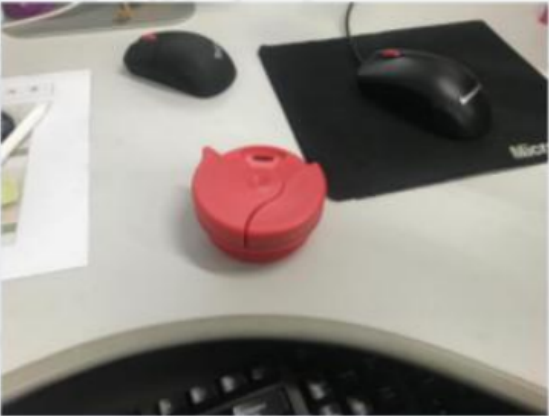
//> input picture build/5.png, 549 x 416 px
$ ./main3   (built with g++ and OpenCV 4)
//> lines starting //> are read from the running program, lines starting //| are printed output that depends on the picture; after the words box and inside, x2 and y2 are one past the last pixel; in counts of white or black regions, pixels touching at a corner belong together
#include "stdio.h"
#include <opencv2/opencv.hpp>
#include <iostream>
#include <fstream>
#include<opencv2/imgproc/imgproc_c.h>

using namespace std;
using namespace cv;
bool draw;
Mat src;
Mat roi;
Point cursor;
Rect rect;
void onMouse(int event, int x, int y, int flags, void *param);
int main(int argc, char** argv)
{

    src = imread("/home/stringwind-lqh/C And C++ Code/build/5.png");
//> src is the input picture: 416 rows x 549 cols, CV_8UC3; mean B, G, R 129.9, 136.1, 142.9
    namedWindow("Image");
    imshow("Image", src);
    setMouseCallback("Image", onMouse, NULL);
    waitKey(0);
//> the left mouse button is pressed at (137, 104)
//> the mouse is dragged to (274, 208)
//> the mouse is dragged to (411, 312)
//> the button is released at (411, 312)
//> call 4 of onMouse, with event = 4, x = 411, y = 312, flags = 0
//> in onMouse (call 4), `roi = img(Rect(rect.x, rect.y, rect.width, rect.height));`:
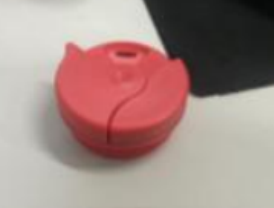
//> roi: 208 rows x 274 cols, CV_8UC3; mean B, G, R 134.6, 139.5, 164.9
//> in onMouse (call 4), `rectangle(img, rect, Scalar(0, 0, 255), 2);`:
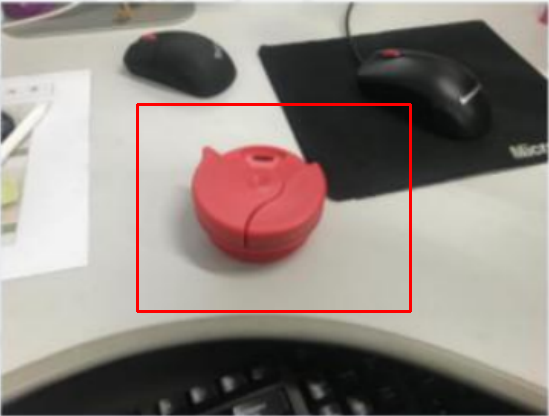
//> img: 416 rows x 549 cols, CV_8UC3; 1.26% of pixels changed, all inside (x1, y1, x2, y2) = (136, 103, 412, 313)
    return 0;
}
void onMouse(int event, int x, int y, int flags, void *param)
{
    Mat img = src.clone();
    switch (event)
    {
    case EVENT_LBUTTONDOWN:
        cursor = Point(x, y);
        rect = Rect(x, y, 0, 0);
        draw = true;
        break;


    case EVENT_LBUTTONUP:
        if (rect.height > 0 && rect.width > 0)
        {
            roi = img(Rect(rect.x, rect.y, rect.width, rect.height));//将img中的矩形区域复制给roi，并显示在SignROI窗口
            rectangle(img, rect, Scalar(0, 0, 255), 2);
            namedWindow("SignROI");
            imshow("SignROI", img);
            src.copyTo(img);  //还原
            imshow("Image", img);
            namedWindow("ROI");
            imshow("ROI", roi);  //显示ROI图像
            waitKey(0);
        }
		draw = false;
        break;
    case EVENT_MOUSEMOVE:
        if (draw)
        {
            rect.x = MIN(x, cursor.x);
            rect.y = MIN(y, cursor.y);
            rect.width = abs(cursor.x - x);
            rect.height = abs(cursor.y - y);
            rect &= Rect(0, 0, src.cols, src.rows);
        }
        break;
    }
}

$ run again, with build/3.png copied over build/5.png
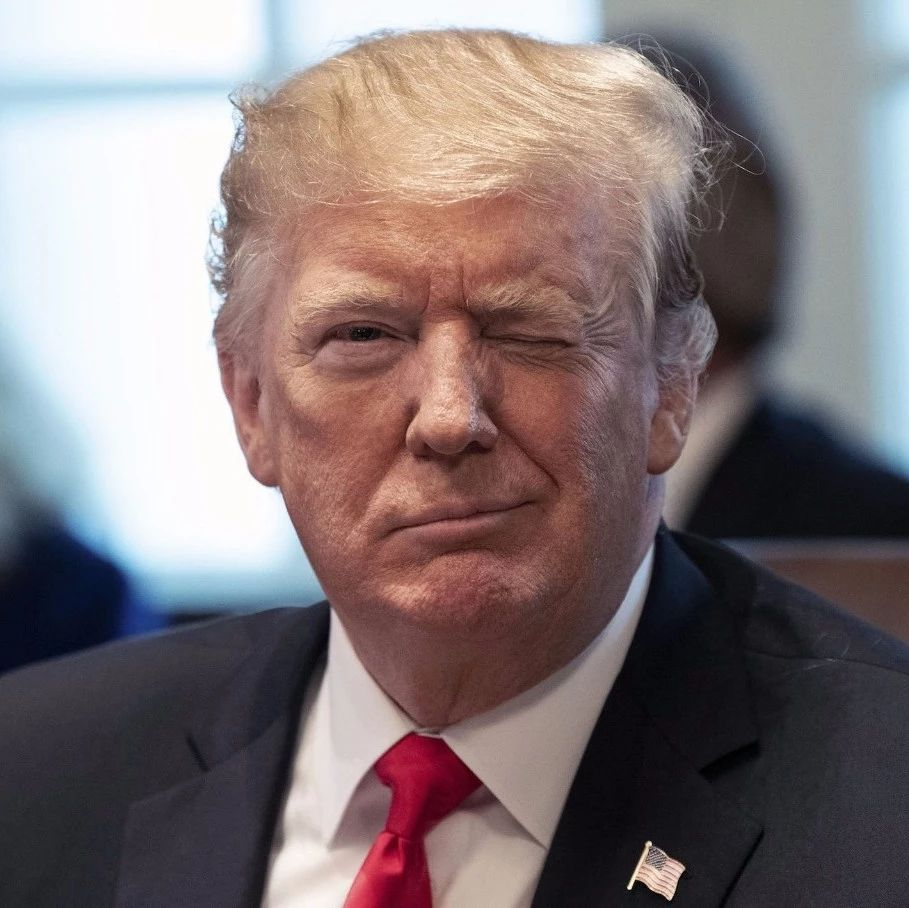
//> input picture build/3.png, 909 x 908 px
//> src is the input picture: 908 rows x 909 cols, CV_8UC3; mean B, G, R 119, 117.7, 130.3
//> in onMouse (call 4), `roi = img(Rect(rect.x, rect.y, rect.width, rect.height));`:
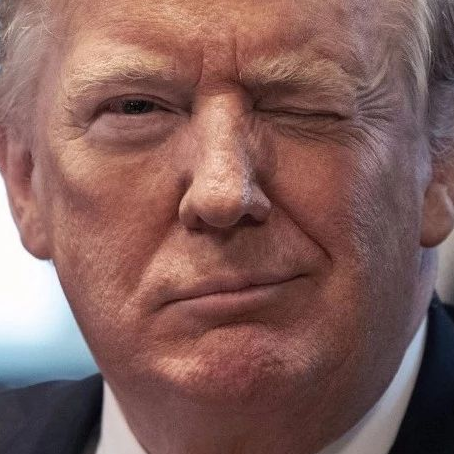
//> roi: 454 rows x 454 cols, CV_8UC3; mean B, G, R 91.2, 95.2, 130.8
//> in onMouse (call 4), `rectangle(img, rect, Scalar(0, 0, 255), 2);`:
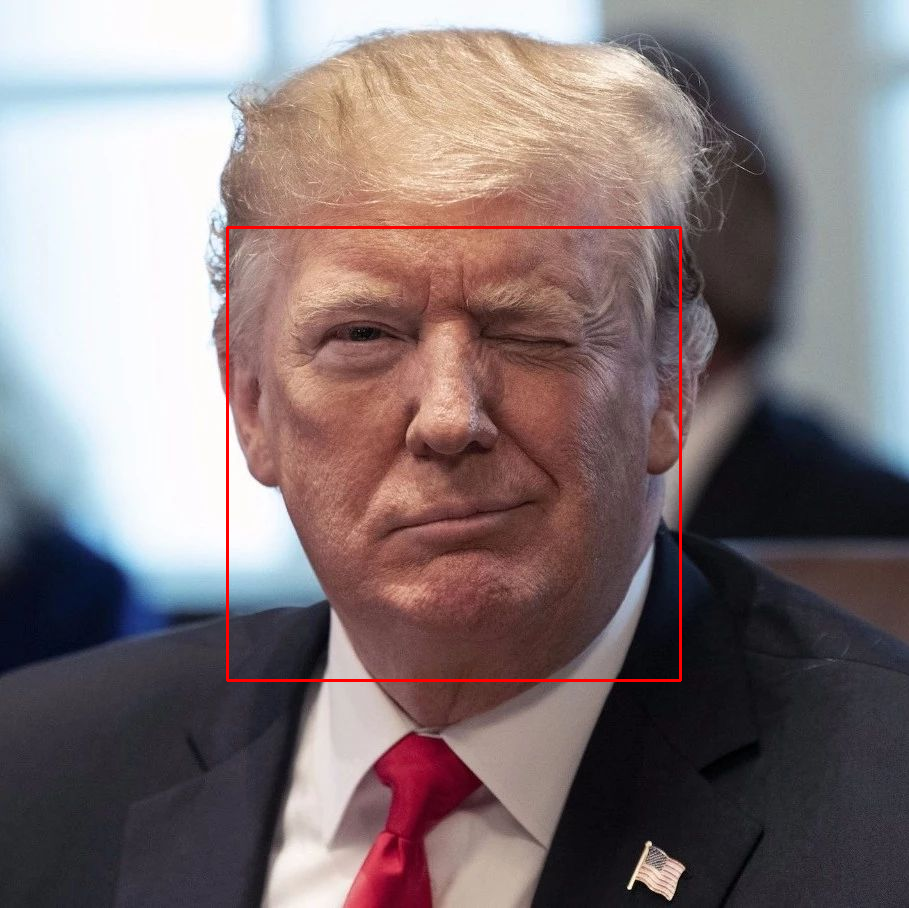
//> img: 908 rows x 909 cols, CV_8UC3; 0.66% of pixels changed, all inside (x1, y1, x2, y2) = (226, 226, 682, 682)

$ run again, with build/6.png copied over build/5.png
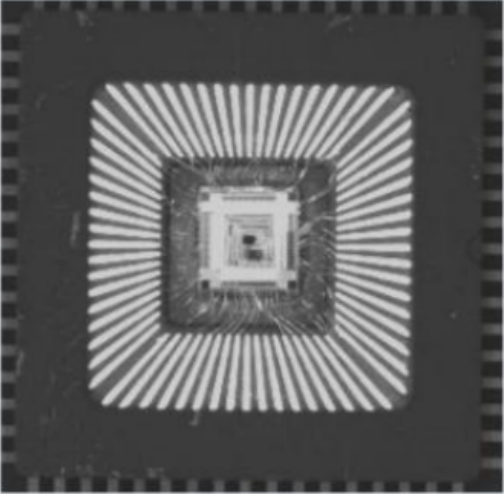
//> input picture build/6.png, 504 x 494 px
//> src is the input picture: 494 rows x 504 cols, CV_8UC3; mean B, G, R 95.7, 95.6, 95.6
//> in onMouse (call 4), `roi = img(Rect(rect.x, rect.y, rect.width, rect.height));`:
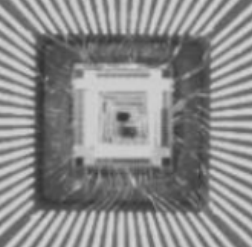
//> roi: 247 rows x 252 cols, CV_8UC3; min 51, max 213, mean 139.1
//> in onMouse (call 4), `rectangle(img, rect, Scalar(0, 0, 255), 2);`:
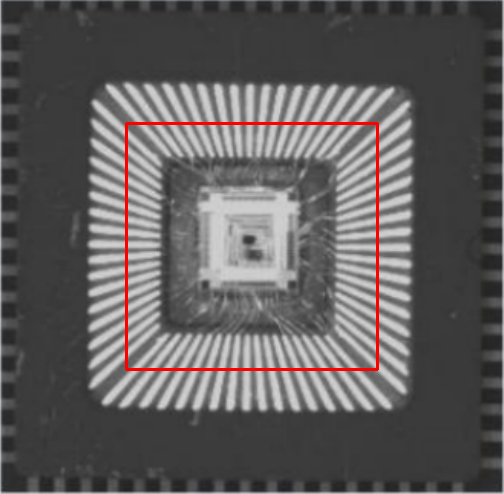
//> img: 494 rows x 504 cols, CV_8UC3; 1.2% of pixels changed, all inside (x1, y1, x2, y2) = (125, 122, 379, 371)
